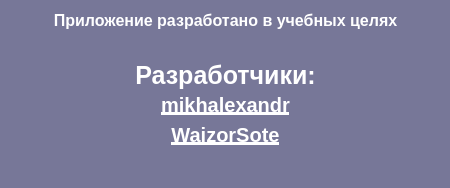
<?xml version="1.0" encoding="UTF-8"?>
<ui version="4.0">
 <class>AboutWindow</class>
 <widget class="QMainWindow" name="AboutWindow">
  <property name="geometry">
   <rect>
    <x>0</x>
    <y>0</y>
    <width>450</width>
    <height>188</height>
   </rect>
  </property>
  <property name="windowTitle">
   <string>MainWindow</string>
  </property>
  <widget class="QWidget" name="centralwidget">
   <widget class="QLabel" name="background">
    <property name="geometry">
     <rect>
      <x>-10</x>
      <y>-10</y>
      <width>475</width>
      <height>210</height>
     </rect>
    </property>
    <property name="styleSheet">
     <string notr="true">background-color: rgb(85, 85, 127, 200);
border: 2px solid rgb(255, 255, 255);</string>
    </property>
    <property name="text">
     <string/>
    </property>
   </widget>
   <widget class="QLabel" name="textYLNote">
    <property name="geometry">
     <rect>
      <x>10</x>
      <y>10</y>
      <width>431</width>
      <height>21</height>
     </rect>
    </property>
    <property name="styleSheet">
     <string notr="true">font-size: 16px;
font-weight: bold;
color: rgb(255, 255, 255);</string>
    </property>
    <property name="text">
     <string>Приложение разработано в учебных целях</string>
    </property>
    <property name="alignment">
     <set>Qt::AlignCenter</set>
    </property>
   </widget>
   <widget class="QLabel" name="textDevelopers">
    <property name="geometry">
     <rect>
      <x>10</x>
      <y>60</y>
      <width>431</width>
      <height>31</height>
     </rect>
    </property>
    <property name="styleSheet">
     <string notr="true">font-size: 25px;
font-weight: bold;
color: rgb(255, 255, 255);</string>
    </property>
    <property name="text">
     <string>Разработчики:</string>
    </property>
    <property name="scaledContents">
     <bool>false</bool>
    </property>
    <property name="alignment">
     <set>Qt::AlignCenter</set>
    </property>
   </widget>
   <widget class="QLabel" name="textMikhalexandr">
    <property name="geometry">
     <rect>
      <x>10</x>
      <y>90</y>
      <width>431</width>
      <height>31</height>
     </rect>
    </property>
    <property name="styleSheet">
     <string notr="true">font-size: 20px;
font-weight: bold;
color: rgb(255, 255, 255);</string>
    </property>
    <property name="text">
     <string>&lt;html&gt;&lt;head/&gt;&lt;body&gt;&lt;p&gt;&lt;a href=&quot;https://github.com/mikhalexandr&quot;&gt;&lt;span style=&quot;color:#ffffff&quot;&gt;mikhalexandr&lt;/span&gt;&lt;/a&gt;&lt;/p&gt;&lt;/body&gt;&lt;/html&gt;</string>
    </property>
    <property name="alignment">
     <set>Qt::AlignCenter</set>
    </property>
   </widget>
   <widget class="QLabel" name="textWaizorSote">
    <property name="geometry">
     <rect>
      <x>10</x>
      <y>120</y>
      <width>431</width>
      <height>31</height>
     </rect>
    </property>
    <property name="styleSheet">
     <string notr="true">font-size: 20px;
font-weight: bold;
color: rgb(255, 255, 255);</string>
    </property>
    <property name="text">
     <string>&lt;html&gt;&lt;head/&gt;&lt;body&gt;&lt;p&gt;&lt;a href=&quot;https://github.com/WaizorSote&quot;&gt;&lt;span style=&quot;color:#ffffff&quot;&gt;WaizorSote&lt;/span&gt;&lt;/a&gt;&lt;/p&gt;&lt;/body&gt;&lt;/html&gt;</string>
    </property>
    <property name="alignment">
     <set>Qt::AlignCenter</set>
    </property>
   </widget>
  </widget>
 </widget>
 <resources/>
 <connections/>
</ui>
